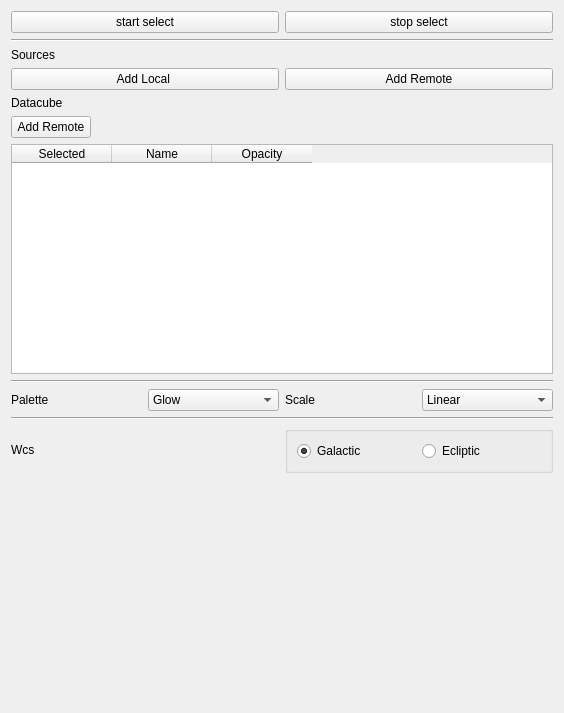
<?xml version="1.0" encoding="UTF-8"?>
<ui version="4.0">
 <class>vtkfitstoolswidget</class>
 <widget class="QWidget" name="vtkfitstoolswidget">
  <property name="geometry">
   <rect>
    <x>0</x>
    <y>0</y>
    <width>564</width>
    <height>713</height>
   </rect>
  </property>
  <property name="windowTitle">
   <string>Form</string>
  </property>
  <layout class="QVBoxLayout" name="verticalLayout_2">
   <item>
    <layout class="QHBoxLayout" name="horizontalLayout">
     <item>
      <widget class="QPushButton" name="selectButton">
       <property name="text">
        <string>start select</string>
       </property>
      </widget>
     </item>
     <item>
      <widget class="QPushButton" name="noSelectButton">
       <property name="text">
        <string>stop select</string>
       </property>
      </widget>
     </item>
    </layout>
   </item>
   <item>
    <widget class="Line" name="line">
     <property name="orientation">
      <enum>Qt::Horizontal</enum>
     </property>
    </widget>
   </item>
   <item>
    <widget class="QLabel" name="label_2">
     <property name="text">
      <string>Sources</string>
     </property>
    </widget>
   </item>
   <item>
    <layout class="QHBoxLayout" name="horizontalLayout_3">
     <item>
      <widget class="QPushButton" name="addLocalSourcesPushButton">
       <property name="text">
        <string>Add Local </string>
       </property>
      </widget>
     </item>
     <item>
      <widget class="QPushButton" name="addRemoteSourcesPushButton">
       <property name="text">
        <string>Add Remote</string>
       </property>
      </widget>
     </item>
    </layout>
   </item>
   <item>
    <widget class="QLabel" name="label_4">
     <property name="text">
      <string>Datacube</string>
     </property>
    </widget>
   </item>
   <item>
    <layout class="QHBoxLayout" name="horizontalLayout_6">
     <item>
      <widget class="QPushButton" name="datacubeButton">
       <property name="text">
        <string>Add Remote</string>
       </property>
      </widget>
     </item>
     <item>
      <spacer name="horizontalSpacer">
       <property name="orientation">
        <enum>Qt::Horizontal</enum>
       </property>
       <property name="sizeHint" stdset="0">
        <size>
         <width>40</width>
         <height>20</height>
        </size>
       </property>
      </spacer>
     </item>
    </layout>
   </item>
   <item>
    <widget class="QTableWidget" name="addedSourcesListWidget">
     <column>
      <property name="text">
       <string>Selected</string>
      </property>
     </column>
     <column>
      <property name="text">
       <string>Name</string>
      </property>
     </column>
     <column>
      <property name="text">
       <string>Opacity</string>
      </property>
     </column>
    </widget>
   </item>
   <item>
    <widget class="Line" name="line_2">
     <property name="orientation">
      <enum>Qt::Horizontal</enum>
     </property>
    </widget>
   </item>
   <item>
    <layout class="QHBoxLayout" name="horizontalLayout_2">
     <item>
      <widget class="QLabel" name="label">
       <property name="text">
        <string>Palette</string>
       </property>
      </widget>
     </item>
     <item>
      <widget class="QComboBox" name="lutComboBox">
       <property name="currentIndex">
        <number>3</number>
       </property>
       <item>
        <property name="text">
         <string>Default</string>
        </property>
       </item>
       <item>
        <property name="text">
         <string>Default Step</string>
        </property>
       </item>
       <item>
        <property name="text">
         <string>EField</string>
        </property>
       </item>
       <item>
        <property name="text">
         <string>Glow</string>
        </property>
       </item>
       <item>
        <property name="text">
         <string>Gray</string>
        </property>
       </item>
       <item>
        <property name="text">
         <string>MinMax</string>
        </property>
       </item>
       <item>
        <property name="text">
         <string>PhysicsContour</string>
        </property>
       </item>
       <item>
        <property name="text">
         <string>PureRed</string>
        </property>
       </item>
       <item>
        <property name="text">
         <string>PureGreen</string>
        </property>
       </item>
       <item>
        <property name="text">
         <string>PureBlue</string>
        </property>
       </item>
       <item>
        <property name="text">
         <string>Run1</string>
        </property>
       </item>
       <item>
        <property name="text">
         <string>Run2</string>
        </property>
       </item>
       <item>
        <property name="text">
         <string>Sar</string>
        </property>
       </item>
       <item>
        <property name="text">
         <string>Temperature</string>
        </property>
       </item>
       <item>
        <property name="text">
         <string>TenStep</string>
        </property>
       </item>
       <item>
        <property name="text">
         <string>VolRenGlow</string>
        </property>
       </item>
       <item>
        <property name="text">
         <string>VolRenGreen</string>
        </property>
       </item>
       <item>
        <property name="text">
         <string>VolRenRGB</string>
        </property>
       </item>
       <item>
        <property name="text">
         <string>VolRenTwoLev</string>
        </property>
       </item>
       <item>
        <property name="text">
         <string>AllYellow</string>
        </property>
       </item>
       <item>
        <property name="text">
         <string>AllCyan</string>
        </property>
       </item>
       <item>
        <property name="text">
         <string>AllViolet</string>
        </property>
       </item>
       <item>
        <property name="text">
         <string>AllWhite</string>
        </property>
       </item>
       <item>
        <property name="text">
         <string>AllBlack</string>
        </property>
       </item>
       <item>
        <property name="text">
         <string>AllRed</string>
        </property>
       </item>
       <item>
        <property name="text">
         <string>AllGreen</string>
        </property>
       </item>
       <item>
        <property name="text">
         <string>AllBlu</string>
        </property>
       </item>
      </widget>
     </item>
     <item>
      <widget class="QLabel" name="label_5">
       <property name="text">
        <string>Scale</string>
       </property>
      </widget>
     </item>
     <item>
      <widget class="QComboBox" name="scaleComboBox">
       <property name="currentText">
        <string>Linear</string>
       </property>
       <property name="currentIndex">
        <number>0</number>
       </property>
       <item>
        <property name="text">
         <string>Linear</string>
        </property>
       </item>
       <item>
        <property name="text">
         <string>Log</string>
        </property>
       </item>
      </widget>
     </item>
    </layout>
   </item>
   <item>
    <widget class="Line" name="line_3">
     <property name="orientation">
      <enum>Qt::Horizontal</enum>
     </property>
    </widget>
   </item>
   <item>
    <layout class="QHBoxLayout" name="horizontalLayout_4">
     <item>
      <widget class="QLabel" name="label_3">
       <property name="text">
        <string>Wcs</string>
       </property>
      </widget>
     </item>
     <item>
      <widget class="QGroupBox" name="groupBox">
       <property name="title">
        <string/>
       </property>
       <layout class="QHBoxLayout" name="horizontalLayout_5">
        <item>
         <widget class="QRadioButton" name="galacticRadioButton">
          <property name="text">
           <string>Galactic</string>
          </property>
          <property name="checked">
           <bool>true</bool>
          </property>
         </widget>
        </item>
        <item>
         <widget class="QRadioButton" name="eclipticRadioButton">
          <property name="text">
           <string>Ecliptic</string>
          </property>
         </widget>
        </item>
       </layout>
      </widget>
     </item>
    </layout>
   </item>
   <item>
    <spacer name="verticalSpacer">
     <property name="orientation">
      <enum>Qt::Vertical</enum>
     </property>
     <property name="sizeHint" stdset="0">
      <size>
       <width>20</width>
       <height>40</height>
      </size>
     </property>
    </spacer>
   </item>
  </layout>
 </widget>
 <resources/>
 <connections/>
</ui>
